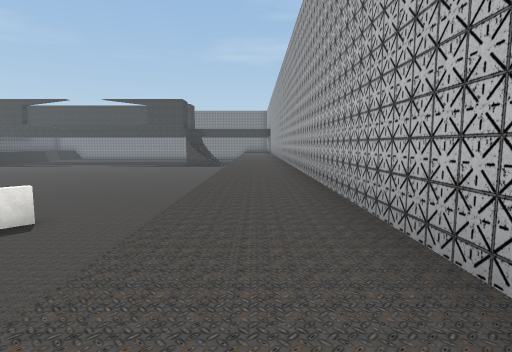
View 1 (above)

21 first-person views from a walk through a scene from a Unity 3-D project. The camera is 1.2 m above the floor, tilts 6° down and sees 80° across. The floor is counted in squares, 2 m on a side. Each view is taken from the middle of a square. On the plan, view 1 faces up. The plan holds only what a view shows up to about 9 squares ahead; the rest is blank. The place goes on beyond the plan. The player is left out. Some animated figures are left out. Door leaves are left out, so doorways stand open. Some surface patterns are stand-ins.

View 2
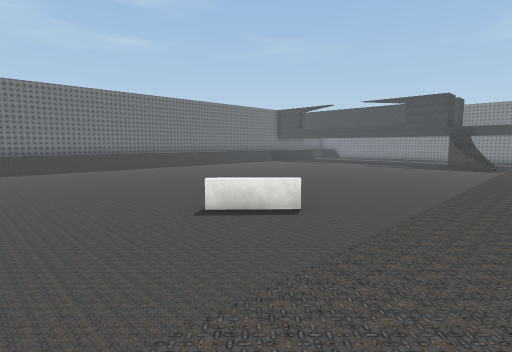

View 3
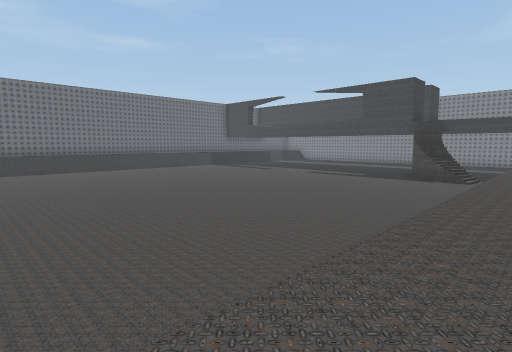

View 4
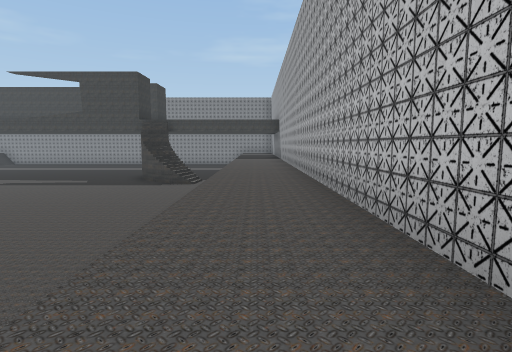

View 5
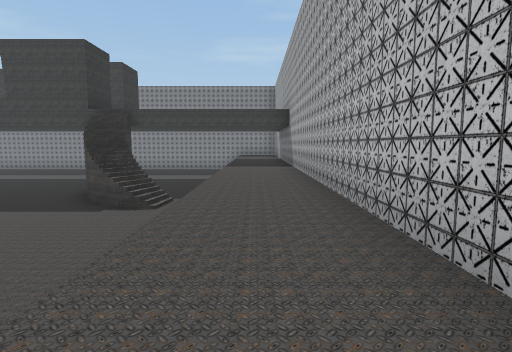

View 6
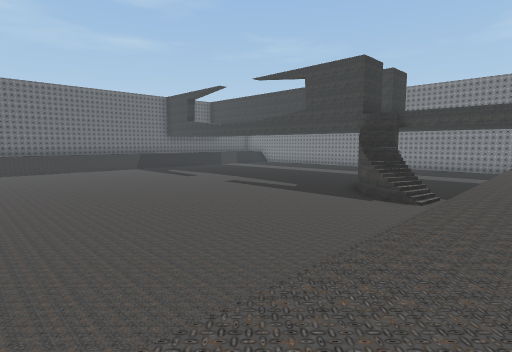

View 7
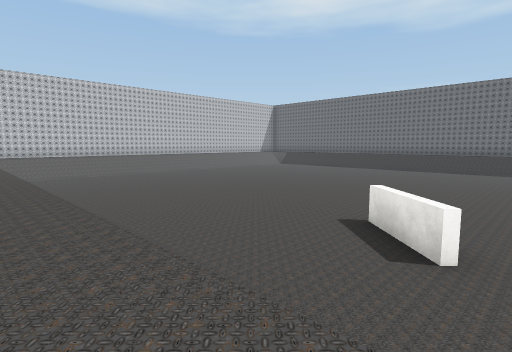

View 8
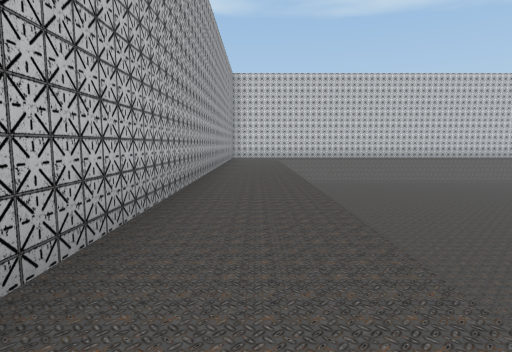

View 9
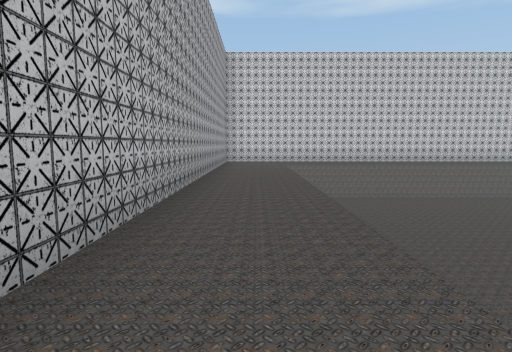

View 10
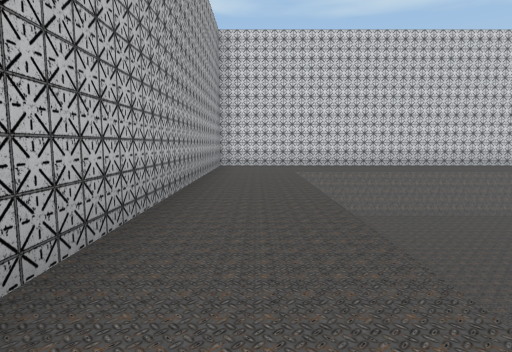

View 11
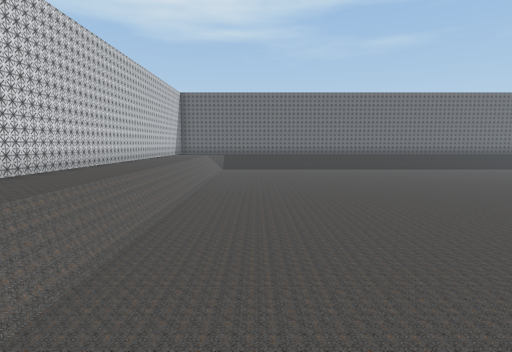

View 12
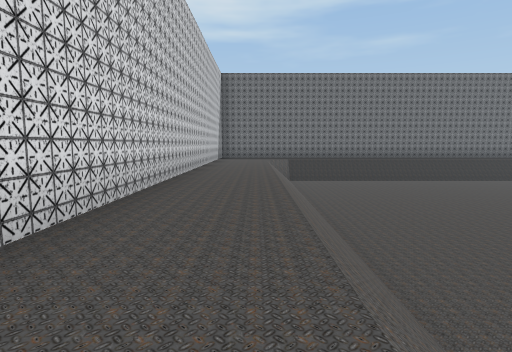

View 13
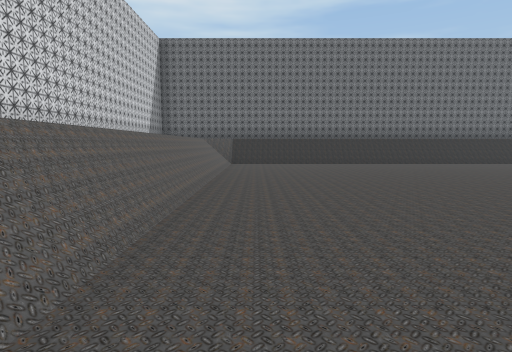

View 14
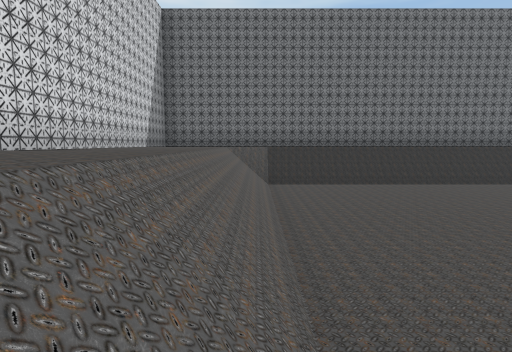

View 15
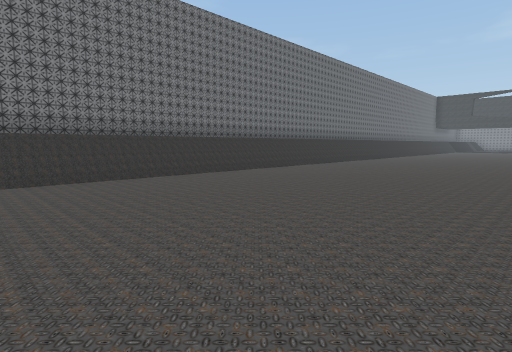

View 16
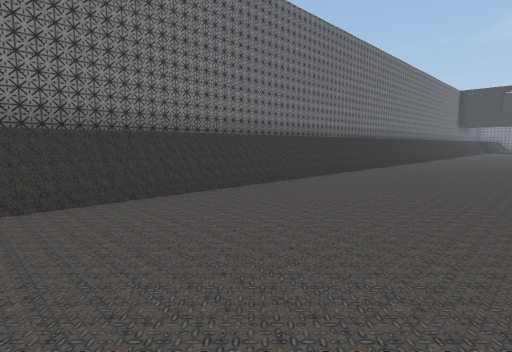

View 17
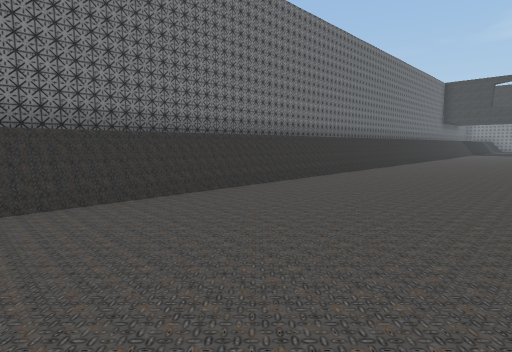

View 18
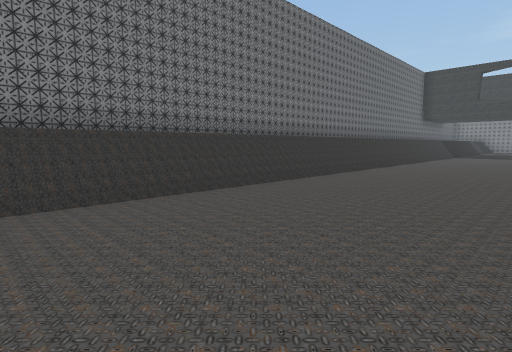

View 19
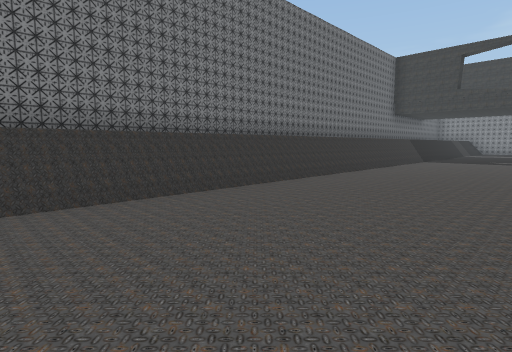

View 20
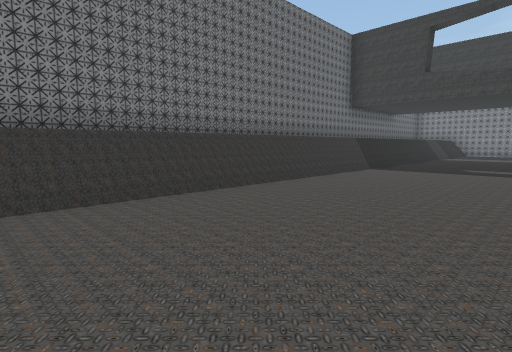

View 21
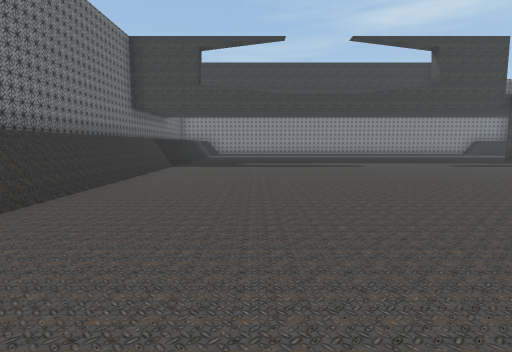

### Floor plan
Key: @ floor where view 1 was taken; # wall or solid block; . main floor; : floor 1.5 m higher than the main floor; / step, stairs or slope; = window, fence, low wall or low ledge; ^ raised ledge.
Columns run from 19 left of view 1 to 1 right of it. Each row starts with its distance up from view 1.
 21     ..      ...  .=:#
 20   /...      ...##.=:#
 19 # /............///=:#
 18 # /...............=:#
 17 # /...............=:#
 16 # /...............=:#
 15 # /...............=:#
 14 # /...............=:#
 13 # /...............=:#
 12 # /...............=:#
 11 # /....    .......=:#
 10 # /....   ........=:#
  9 # /....  .........=:#
  8 # /.... ..........=:#
  7 # /.... ..........=:#
  6 # /....      .....=:#
  5 # /.... .......^..=:#
  4 # /...........^...=:#
  3 # /...............=:#
  2 # /...............=:#
  1 # /...............=:#
  0 # /.....  ........=@#
 -1 # /.....  ........=:#
 -2 # /...... ........=:#
 -3 # /...... ........=:#
 -4 # /...............=:#
 -5 # /...............=:#
 -6 # /...............=:#
 -7 # /...............=:#
 -8 # ////////////////=:#
 -9 #  :::::::::::::::::#
-10 #  :::::::::::::::::#
-11 #####################

Where each view was taken, in squares from view 1:
view 1: 0 up, 0 right, facing up
view 2: 0 up, 0 right, facing up-left
view 3: 6 up, 0 right, facing up-left
view 4: 8 up, 0 right, facing up
view 5: 12 up, 0 right, facing up
view 6: 11 up, 0 right, facing up-left
view 7: 6 up, 0 right, facing down-left
view 8: 3 up, 0 right, facing down
view 9: 0 up, 0 right, facing down
view 10: 2 down, 0 right, facing down
view 11: 6 down, 0 right, facing left
view 12: 9 down, 5 left, facing left
view 13: 7 down, 7 left, facing left
view 14: 8 down, 10 left, facing left
view 15: 7 down, 11 left, facing up-left
view 16: 5 down, 13 left, facing up-left
view 17: 1 down, 13 left, facing up-left
view 18: 3 up, 13 left, facing up-left
view 19: 7 up, 13 left, facing up-left
view 20: 11 up, 13 left, facing up-left
view 21: 10 up, 14 left, facing up
